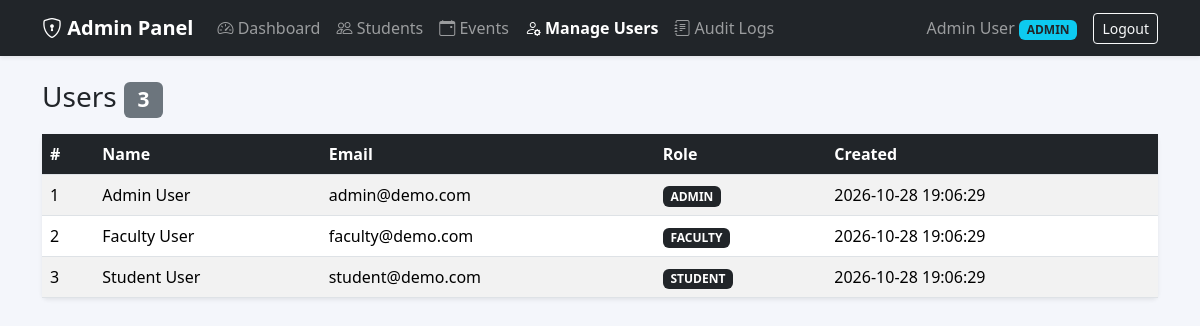
/users.php (signed in), run on the app's committed database.
### tables this page shows
CREATE TABLE users (
  id            INT PRIMARY KEY AUTO_INCREMENT,
  name          VARCHAR(100) NOT NULL,
  email         VARCHAR(150) NOT NULL UNIQUE,
  password_hash VARCHAR(255) NOT NULL,
  role_id       TINYINT NOT NULL,
  created_at    TIMESTAMP DEFAULT CURRENT_TIMESTAMP,
  FOREIGN KEY (role_id) REFERENCES roles(id)
);

CREATE TABLE roles (
  id   TINYINT PRIMARY KEY AUTO_INCREMENT,
  name VARCHAR(30) NOT NULL UNIQUE
);

### includes/auth.php (called while the page is built, shortened)
<?php
function current_user(): ?array {
    return $_SESSION['user'] ?? null;
}
function e(?string $s): string {
    return htmlspecialchars((string)$s, ENT_QUOTES, 'UTF-8');
}

### users.php (the view, shortened to what this page needs)
<?php
require_once __DIR__ . '/includes/auth.php';
$users = $pdo->query(
    'SELECT u.id, u.name, u.email, r.name AS role, u.created_at
     FROM users u JOIN roles r ON r.id = u.role_id ORDER BY u.id'
)->fetchAll();
require __DIR__ . '/includes/header.php';
?>
<h3 class="mb-3">Users <span class="badge bg-secondary"><?= count($users) ?></span></h3>
<div class="card shadow-sm border-0">
  <div class="table-responsive">
    <table class="table table-striped mb-0">
      <thead><tr><th>#</th><th>Name</th><th>Email</th><th>Role</th><th>Created</th></tr></thead>
      <tbody>
      <?php foreach ($users as $u): ?>
        <tr>
          <td><?= $u['id'] ?></td>
          <td><?= e($u['name']) ?></td>
          <td><?= e($u['email']) ?></td>
          <td><span class="badge bg-dark text-uppercase"><?= e($u['role']) ?></span></td>
          <td><?= e($u['created_at']) ?></td>
        </tr>
      <?php endforeach; ?>
      </tbody>
    </table>
  </div>
</div>
<?php require __DIR__ . '/includes/footer.php'; ?>

### includes/header.php (shortened to what this page needs)
<?php
require_once __DIR__ . '/auth.php';
$user    = current_user();
$current = basename($_SERVER['PHP_SELF']);
?>
<!DOCTYPE html>
<html lang="en">
<head>
  <link href="https://cdn.jsdelivr.net/npm/bootstrap@5.3.3/dist/css/bootstrap.min.css" rel="stylesheet">
  <link href="https://cdn.jsdelivr.net/npm/bootstrap-icons@1.11.3/font/bootstrap-icons.css" rel="stylesheet">
</head>
<body>
<nav class="navbar navbar-expand-lg navbar-dark bg-dark shadow-sm">
  <div class="container">
    <a class="navbar-brand fw-semibold" href="#"><i class="bi bi-shield-lock"></i> Admin Panel</a>
    <div class="collapse navbar-collapse" id="nav">
      <ul class="navbar-nav me-auto">
        <?php if ($user): foreach (menu_for_role($user['role']) as [$label, $link, $icon]): ?>
          <li class="nav-item">
            <a class="nav-link <?= $current === $link ? 'active fw-semibold' : '' ?>" href="<?= $link ?>">
              <i class="bi <?= $icon ?>"></i> <?= $label ?>
            </a>
          </li>
        <?php endforeach; endif; ?>
      </ul>
      <?php if ($user): ?>
        <span class="navbar-text me-3">
          <?= e($user['name']) ?>
          <span class="badge bg-info text-dark text-uppercase"><?= e($user['role']) ?></span>
        </span>
        <a class="btn btn-outline-light btn-sm" href="logout.php">Logout</a>
      <?php endif; ?>
    </div>
  </div>
</nav>
<main class="container py-4">

### includes/header.php (style rules this page uses)
body { background:#f4f6fb; }
.table thead th { background:#212529; color:#fff; }

### data on the page
users: name "Admin User", id "1", email "admin@demo.com", role.name "ADMIN", created_at "2026-10-28 19:06:29"
roles: name "ADMIN"
users: id "2", name "Faculty User", email "faculty@demo.com", role.name "FACULTY", created_at "2026-10-28 19:06:29"
users: id "3", name "Student User", email "student@demo.com", role.name "STUDENT", created_at "2026-10-28 19:06:29"

### other printed values
$label "Dashboard"
$label "Students"
$label "Events"
$label "Manage Users"
$label "Audit Logs"
count($users) "3"
